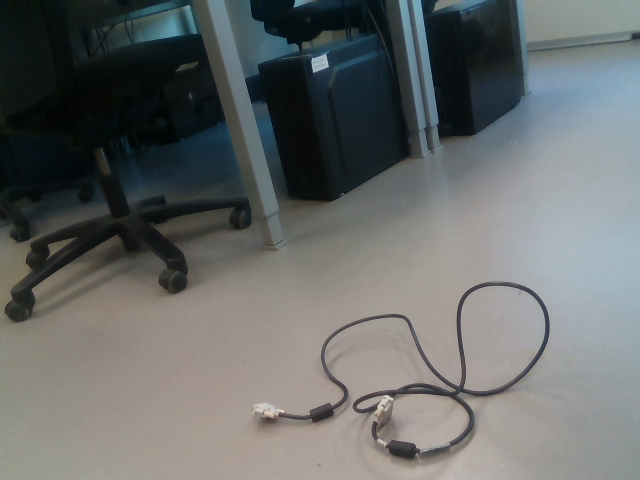
#> input picture image_processing/images/raw/cable_scene_1_Color.png, 640 x 480 px, found by its file name; its folder holds only this picture in this run
$ python process_images.py
#> lines starting #> are read from the running program, lines starting #| are printed output that depends on the picture; after the words box and inside, x2 and y2 are one past the last pixel; in counts of white or black regions, pixels touching at a corner belong together
#!/usr/bin/env python3

import os
import cv2
import numpy as np

# Paths to folders
script_dir = os.path.dirname(os.path.abspath(__file__))
raw_dir = os.path.join(script_dir, "/home/rosmatch/catkin_ws_berisha/src/visual-cable-local-planner/image_processing/images/raw/")
processed_dir = os.path.join(script_dir, "/home/rosmatch/catkin_ws_berisha/src/visual-cable-local-planner/image_processing/images/processed/")
results_dir = os.path.join(script_dir, "/home/rosmatch/catkin_ws_berisha/src/visual-cable-local-planner/image_processing/images/results/")

# Ensure output directories exist
os.makedirs(processed_dir, exist_ok=True)
os.makedirs(results_dir, exist_ok=True)

def process_image(image_path):
    try:
        # Step 1: Read the image from the folder
        cv_image = cv2.imread(image_path)
#> cv_image is the input picture: shape (480, 640, 3); mean B, G, R 106.4, 107.4, 104.2
        if cv_image is None:
            print(f"Unable to read image: {image_path}")
            return

        # Step 2: Convert the image to grayscale
        gray = cv2.cvtColor(cv_image, cv2.COLOR_BGR2GRAY)
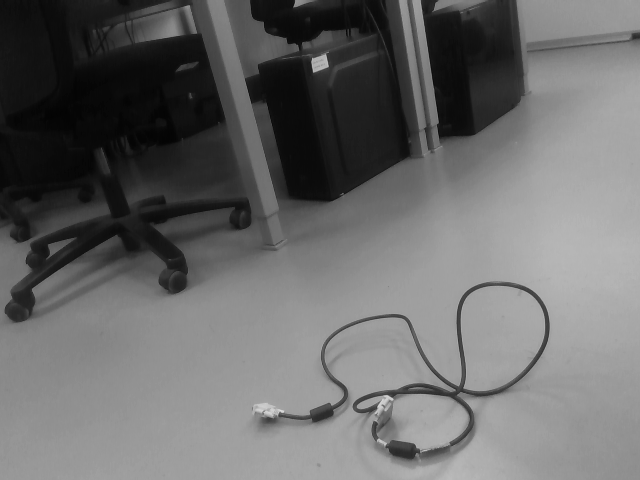
#> gray: shape (480, 640); min 3, max 222, mean 106.2

        # Step 3: Apply Gaussian blur to reduce noise
        blurred = cv2.GaussianBlur(gray, (5, 5), 0)

        # Step 4: Perform Canny edge detection
        edges = cv2.Canny(blurred, 100, 200)
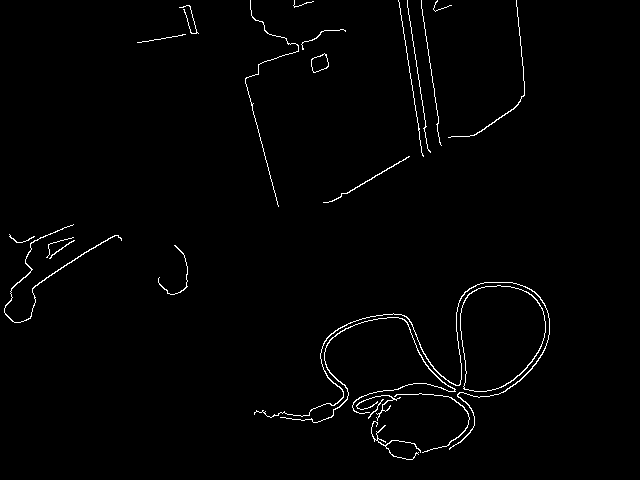
#> edges: shape (480, 640); 1.4% white in thin lines or dots, all inside (x1, y1, x2, y2) = (4, 0, 550, 460)

        # Step 5: Use morphological operations to close gaps in edges
        kernel = cv2.getStructuringElement(cv2.MORPH_RECT, (5, 5))
        closed_edges = cv2.morphologyEx(edges, cv2.MORPH_CLOSE, kernel)
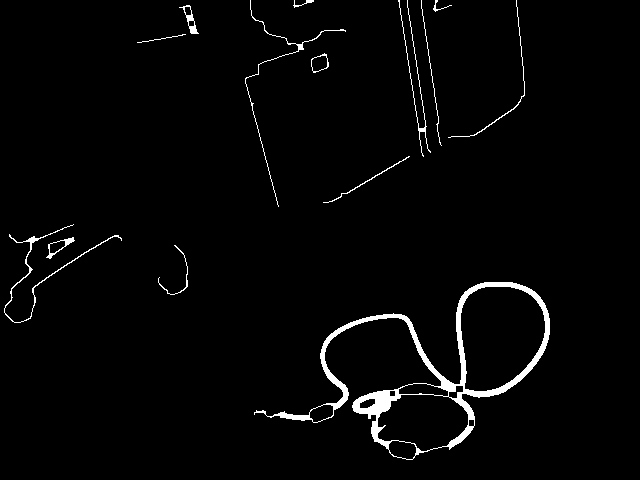
#> closed_edges: shape (480, 640); 2.4% white; 14 white regions

        # Step 6: Find Contours and Filter
        final_result = cv_image.copy()
        contours, _ = cv2.findContours(closed_edges, cv2.RETR_EXTERNAL, cv2.CHAIN_APPROX_SIMPLE)
#> contours = 14 contours, 3 with area under 20; largest, box (x1, y1, x2, y2) and area: (254, 282, 550, 460) 16441, (311, 53, 329, 73) 226, (46, 237, 75, 259) 215, (4, 224, 122, 323) 190, (179, 5, 199, 34) 178
        for contour in contours:
            area = cv2.contourArea(contour)
            if area > 1000:  # Filter small contours
                x, y, w, h = cv2.boundingRect(contour)
                aspect_ratio = float(w) / h
                if 0.2 < aspect_ratio < 5:  # Long and thin shape filtering
                    cv2.rectangle(final_result, (x, y), (x + w, y + h), (0, 255, 0), 2)
                    cv2.putText(final_result, "Cable", (x, y - 10), cv2.FONT_HERSHEY_SIMPLEX, 0.5, (0, 255, 0), 2)
#> this loop made 14 passes
#> (area, x, y, w, h, aspect_ratio) on pass 1: (16441, 254, 282, 296, 178, 1.66)
#> area on passes 2, 3, 4, 5, 6, 8: 29.5, 215, 190.5, 42, 225.5, 178
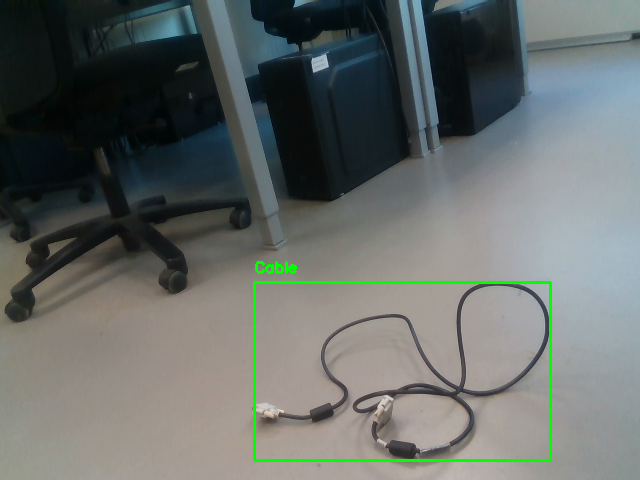
#> final_result: shape (480, 640, 3); 1.03% of pixels changed, all inside (x1, y1, x2, y2) = (253, 261, 552, 462)

        # Resize all images to the same dimensions
        target_size = (400, 300)  # Width x Height
        original_resized = cv2.resize(cv_image, target_size)
        edges_resized = cv2.resize(edges, target_size)
        closed_edges_resized = cv2.resize(closed_edges, target_size)
        final_resized = cv2.resize(final_result, target_size)

        # Convert grayscale images to BGR for concatenation
        edges_resized = cv2.cvtColor(edges_resized, cv2.COLOR_GRAY2BGR)
#> edges_resized: shape (300, 400, 3)
        closed_edges_resized = cv2.cvtColor(closed_edges_resized, cv2.COLOR_GRAY2BGR)
#> closed_edges_resized: shape (300, 400, 3)

        # Combine all images into a 2x2 grid
        top_row = cv2.hconcat([original_resized, edges_resized])
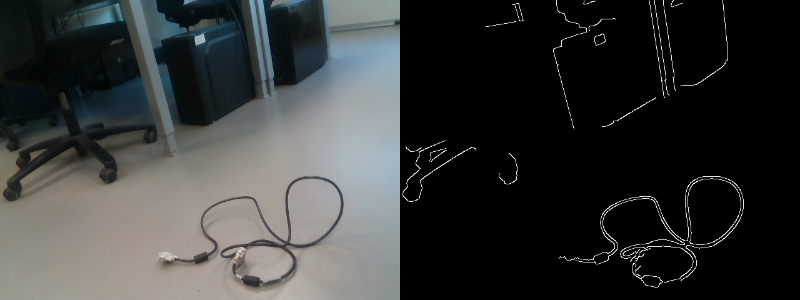
#> top_row: shape (300, 800, 3); mean B, G, R 54.9, 55.4, 53.9
        bottom_row = cv2.hconcat([closed_edges_resized, final_resized])
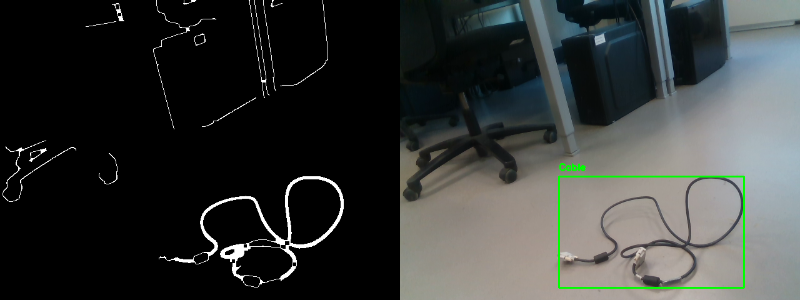
#> bottom_row: shape (300, 800, 3); mean B, G, R 55.4, 57.3, 54.3
        combined_image = cv2.vconcat([top_row, bottom_row])
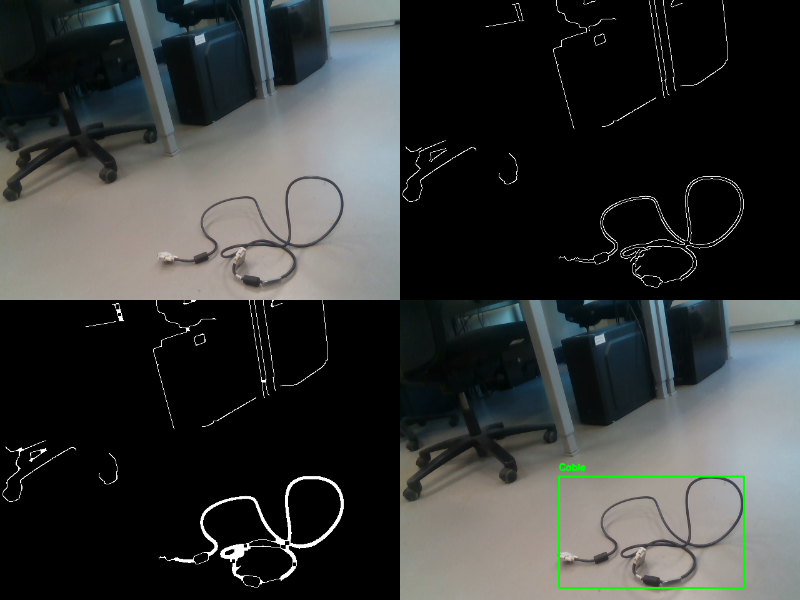
#> combined_image: shape (600, 800, 3); mean B, G, R 55.2, 56.3, 54.1

        # Save the combined image
        combined_output_path = os.path.join(results_dir, f"combined_{os.path.basename(image_path)}")
        cv2.imwrite(combined_output_path, combined_image)

        print(f"Processed and saved results for: {image_path}")
        print(f"Combined image saved at: {combined_output_path}")

    except Exception as e:
        print(f"Error processing image {image_path}: {e}")

def main():
    # Process all images in the raw directory
    image_files = [f for f in os.listdir(raw_dir) if f.endswith((".png", ".jpg", ".jpeg"))]

    if not image_files:
        print("No images found in the raw directory.")
        return

    for image_file in image_files:
        image_path = os.path.join(raw_dir, image_file)
        process_image(image_path)

    print("All images processed!")
    cv2.destroyAllWindows()

if __name__ == "__main__":
    main()
